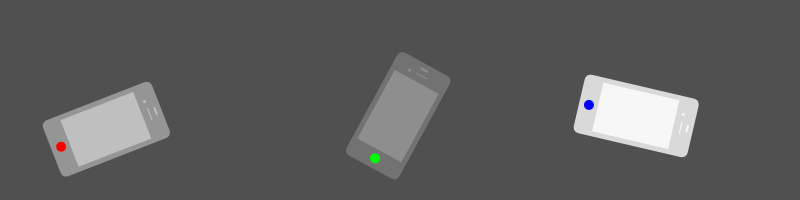
Frame 1 (no input)
Frame 60 (the mouse pressed at the canvas centre just before this capture): identical to frame 1, image omitted
Frame 120 (the mouse held since frame 60 and released just before this capture): identical to frame 1, image omitted

The Processing sketch that drew this single still picture (run headless with seeded random() and noise(); from frame 60 on, the mouse is pressed at the canvas centre):

// Processing sketch: processing_116919
// ── processing_116919.pde

Phone red;
Phone green;
Phone blue;

void setup() {
  size(800, 200);
  smooth();


  red = new Phone(150, 80, 1.2, 100, 255, 0, 0);
  green = new Phone(width/2, 50, 0.5, 50, 0, 255, 0);
  blue = new Phone(700, 100, 1.8, 200, 0, 0, 255);
}

void draw() {
  background(80,80,80);

  red.display();
  green.display();
  blue.display();
}

class Phone {

  float x, y;
  float a, b;
  float c, d, e;



  Phone(float xpos, float ypos, float r, float fv, float re, float gr, float bl) {
    x = xpos;
    y = ypos;
    a = fv;
    b = r;
    c = re;
    d = gr;
    e = bl;
  }



  void display() {
    noStroke();
    pushMatrix();
    translate(x, y);
    rotate(b);
    fill(255, a);
    rect(0, 0, 60, 117, 7);
    rect(27, 5, 8, 2, 5);
    rect(5, 20, 50, 78);
    ellipse(18, 13, 3, 3);
    rect(25, 12, 13, 1, 3);
    fill(c, d, e);
    ellipse(30, 107, 10, 10);
    popMatrix();
  }
}
